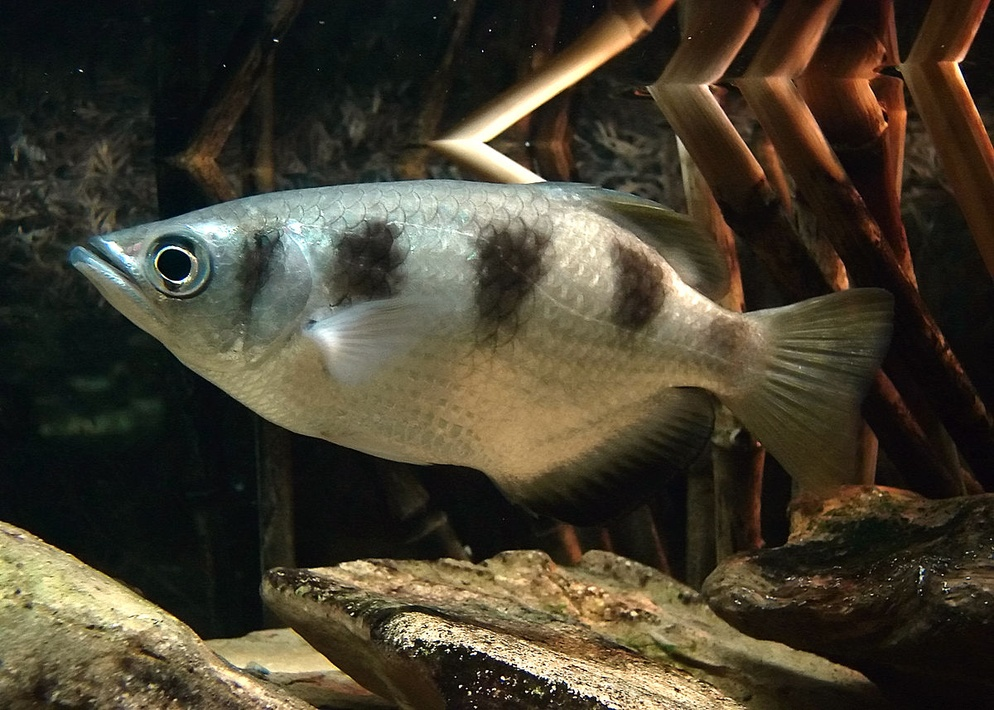
#> input picture archerfishtest.jpg, 994 x 710 px, shrunk from 1200 x 857 before the run
$ python rotate.py --image archerfishtest.jpg
#> lines starting #> are read from the running program, lines starting #| are printed output that depends on the picture
import numpy as np
import argparse
import imutils
import cv2

ap = argparse.ArgumentParser()
ap.add_argument("-i", "--image", required = True,
    help = "Path to the image")
args = vars(ap.parse_args())

image = cv2.imread(args["image"])
#> image is the input picture: shape (710, 994, 3); mean B, G, R 47.3, 63.1, 69.6
cv2.imshow("Original", image)

# width and height of image
(h, w) = image.shape[:2]
#> h = 710; w = 994
center = (w/2, h/2)
#> center = (497, 355)
# point to rotate, theta (deg), scale of the image
M = cv2.getRotationMatrix2D(center, 45, 1.0)
rotated = cv2.warpAffine(image, M, (w, h))
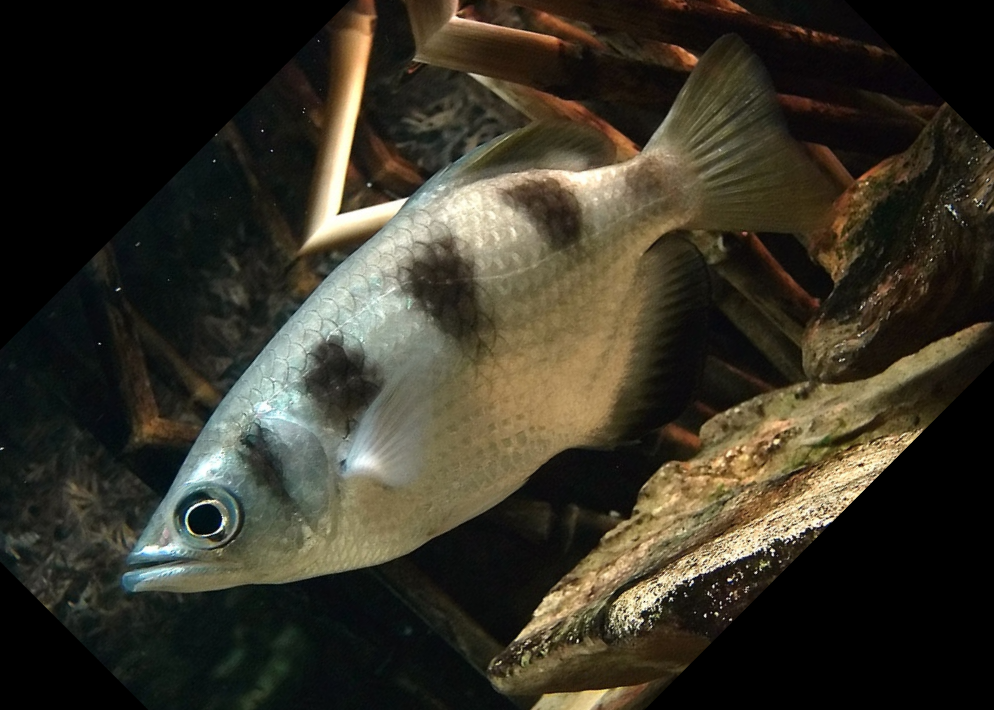
#> rotated: shape (710, 994, 3); mean B, G, R 39.7, 52, 56.1
cv2.imshow("Rotated by 45 degrees", rotated)

M = cv2.getRotationMatrix2D(center, -90, 1.0)
rotated = cv2.warpAffine(image, M, (w, h))
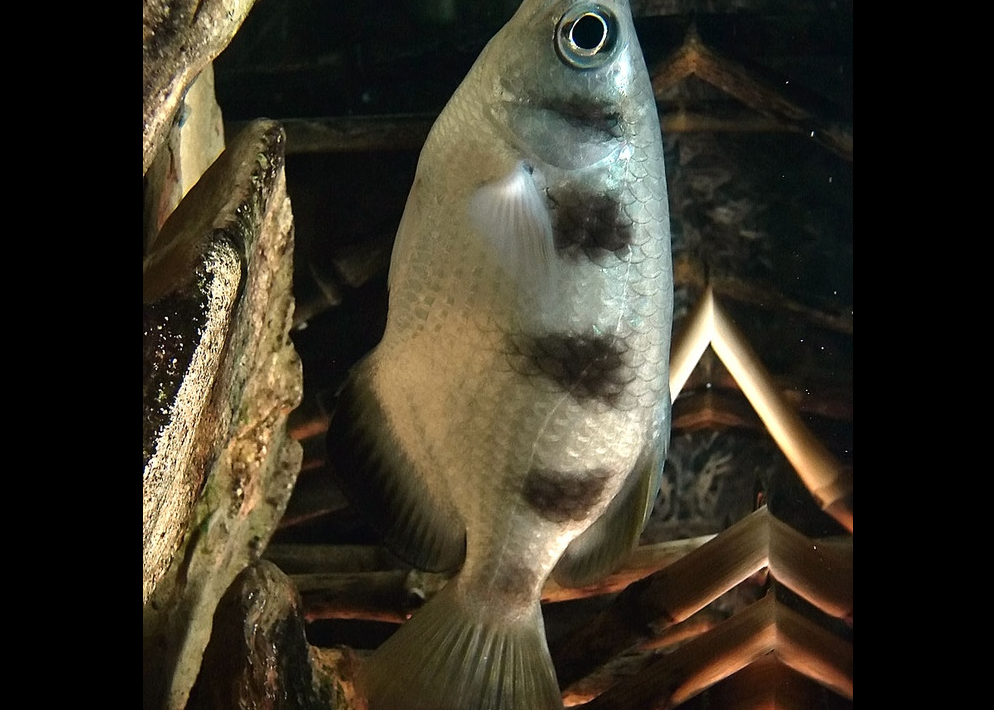
#> rotated: shape (710, 994, 3); mean B, G, R 38.6, 51.3, 56.4
cv2.imshow("Rotated by -90 degrees", rotated)

# apply using imutils.py
rotated = imutils.rotate(image, 180)
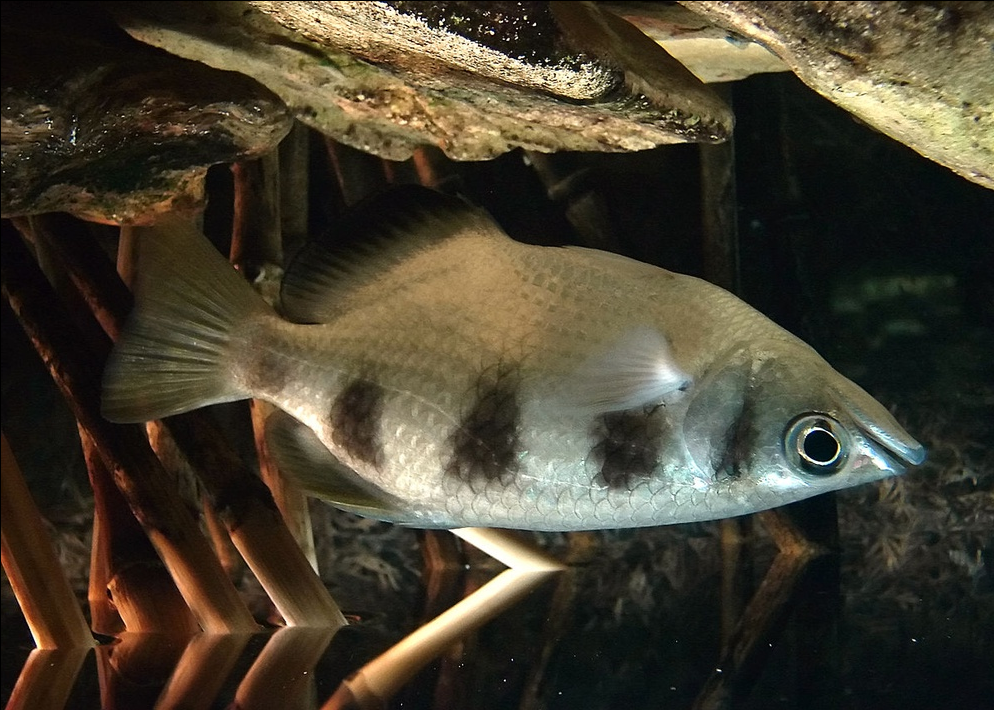
#> rotated: shape (710, 994, 3); mean B, G, R 47.3, 63, 69.5
cv2.imshow("Rotated by 180 degrees", rotated)
cv2.waitKey(0)
